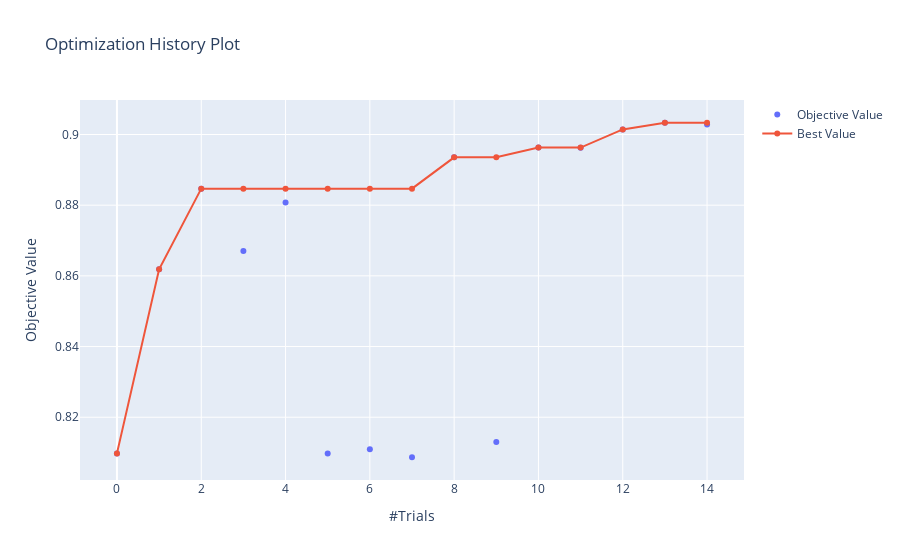

The notebook cell saved with this chart:
### Code cell
fig = optuna.visualization.plot_optimization_history(study)
fig.show()

### Figure 1 — Plotly figure (JSON) as saved in the notebook; plotly's stock layout.template omitted (floating-point values rounded to 4 significant figures)
{"data": [{"mode": "markers", "name": "Objective Value", "type": "scatter", "x": [0, 1, 2, 3, 4, 5, 6, 7, 8, 9, 10, 11, 12, 13, 14], "y": [0.8098, 0.8619, 0.8847, 0.8671, 0.8808, 0.8097, 0.8109, 0.8087, 0.8935, 0.813, 0.8963, 0.8962, 0.9014, 0.9033, 0.9028]}, {"name": "Best Value", "type": "scatter", "x": [0, 1, 2, 3, 4, 5, 6, 7, 8, 9, 10, 11, 12, 13, 14], "y": [0.8098, 0.8619, 0.8847, 0.8847, 0.8847, 0.8847, 0.8847, 0.8847, 0.8935, 0.8935, 0.8963, 0.8963, 0.9014, 0.9033, 0.9033]}], "layout": {"title": {"text": "Optimization History Plot"}, "xaxis": {"title": {"text": "#Trials"}}, "yaxis": {"title": {"text": "Objective Value"}}}}
